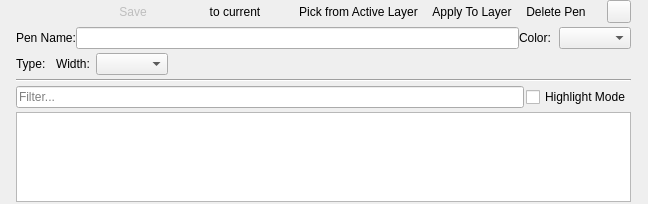
<?xml version="1.0" encoding="UTF-8"?>
<ui version="4.0">
 <class>LC_PenPaletteWidget</class>
 <widget class="QWidget" name="LC_PenPaletteWidget">
  <property name="geometry">
   <rect>
    <x>0</x>
    <y>0</y>
    <width>648</width>
    <height>204</height>
   </rect>
  </property>
  <property name="sizePolicy">
   <sizepolicy hsizetype="Preferred" vsizetype="Preferred">
    <horstretch>0</horstretch>
    <verstretch>0</verstretch>
   </sizepolicy>
  </property>
  <property name="windowTitle">
   <string>Pen Palette</string>
  </property>
  <layout class="QGridLayout" name="gridLayout">
   <property name="sizeConstraint">
    <enum>QLayout::SizeConstraint::SetDefaultConstraint</enum>
   </property>
   <property name="leftMargin">
    <number>2</number>
   </property>
   <property name="topMargin">
    <number>0</number>
   </property>
   <property name="rightMargin">
    <number>2</number>
   </property>
   <property name="bottomMargin">
    <number>2</number>
   </property>
   <property name="horizontalSpacing">
    <number>0</number>
   </property>
   <property name="verticalSpacing">
    <number>4</number>
   </property>
   <item row="1" column="0">
    <layout class="QHBoxLayout" name="layButtons">
     <item>
      <widget class="QToolButton" name="tbEditSelectResolvedFromEntity">
       <property name="toolTip">
        <string>Fill Pen Editor by Entity Drawing Pen</string>
       </property>
       <property name="text">
        <string/>
       </property>
       <property name="icon">
        <iconset resource="../../../../res/icons/icons.qrc">
         <normaloff>:/icons/pen_pick_resolved.lci</normaloff>:/icons/pen_pick_resolved.lci</iconset>
       </property>
       <property name="autoRaise">
        <bool>true</bool>
       </property>
      </widget>
     </item>
     <item>
      <widget class="QToolButton" name="tbEditSelectFromEntity">
       <property name="toolTip">
        <string>Fill Pen Editor by Entity Attributes</string>
       </property>
       <property name="text">
        <string/>
       </property>
       <property name="icon">
        <iconset resource="../../../../res/icons/icons.qrc">
         <normaloff>:/icons/pen_pick_entity.lci</normaloff>:/icons/pen_pick_entity.lci</iconset>
       </property>
       <property name="autoRaise">
        <bool>true</bool>
       </property>
      </widget>
     </item>
     <item>
      <widget class="QToolButton" name="tbEditSelectEntitiesByResolvedPen">
       <property name="toolTip">
        <string>Select Entities By Drawing Pen</string>
       </property>
       <property name="text">
        <string/>
       </property>
       <property name="icon">
        <iconset resource="../../../../res/icons/icons.qrc">
         <normaloff>:/icons/select_by_pen_drawing.lci</normaloff>:/icons/select_by_pen_drawing.lci</iconset>
       </property>
       <property name="autoRaise">
        <bool>true</bool>
       </property>
      </widget>
     </item>
     <item>
      <widget class="QToolButton" name="tbEditSelectEntities">
       <property name="toolTip">
        <string>Select Entities By Pen Attributes</string>
       </property>
       <property name="text">
        <string/>
       </property>
       <property name="icon">
        <iconset resource="../../../../res/icons/icons.qrc">
         <normaloff>:/icons/select_by_pen_resolved.lci</normaloff>:/icons/select_by_pen_resolved.lci</iconset>
       </property>
       <property name="autoRaise">
        <bool>true</bool>
       </property>
      </widget>
     </item>
     <item>
      <widget class="QToolButton" name="tbEditSave">
       <property name="enabled">
        <bool>false</bool>
       </property>
       <property name="toolTip">
        <string>Save</string>
       </property>
       <property name="text">
        <string>Save</string>
       </property>
       <property name="icon">
        <iconset resource="../../../../res/icons/icons.qrc">
         <normaloff>:/icons/save.lci</normaloff>:/icons/save.lci</iconset>
       </property>
       <property name="autoRaise">
        <bool>true</bool>
       </property>
      </widget>
     </item>
     <item>
      <widget class="QToolButton" name="tbEditApplyToSelection">
       <property name="toolTip">
        <string>Apply Pen To Selection</string>
       </property>
       <property name="text">
        <string/>
       </property>
       <property name="icon">
        <iconset resource="../../../../res/icons/icons.qrc">
         <normaloff>:/icons/pen_apply_to_selection.lci</normaloff>:/icons/pen_apply_to_selection.lci</iconset>
       </property>
       <property name="autoRaise">
        <bool>true</bool>
       </property>
      </widget>
     </item>
     <item>
      <widget class="QToolButton" name="tbEditApplyFromCurrent">
       <property name="toolTip">
        <string>Fill Editor Pen by Current Pen</string>
       </property>
       <property name="text">
        <string/>
       </property>
       <property name="icon">
        <iconset resource="../../../../res/icons/icons.qrc">
         <normaloff>:/icons/pen_fill_by_current.lci</normaloff>:/icons/pen_fill_by_current.lci</iconset>
       </property>
       <property name="autoRaise">
        <bool>true</bool>
       </property>
      </widget>
     </item>
     <item>
      <widget class="QToolButton" name="tbSetAsCurrent">
       <property name="toolTip">
        <string>Apply Editor Pen As Current Pen</string>
       </property>
       <property name="text">
        <string>to current</string>
       </property>
       <property name="icon">
        <iconset resource="../../../../res/icons/icons.qrc">
         <normaloff>:/icons/pen_2_current.lci</normaloff>:/icons/pen_2_current.lci</iconset>
       </property>
       <property name="autoRaise">
        <bool>true</bool>
       </property>
      </widget>
     </item>
     <item>
      <widget class="QToolButton" name="tbUpdateCurrentPenByActiveLayer">
       <property name="toolTip">
        <string>Update Current Pen by Active Layer' Pen</string>
       </property>
       <property name="text">
        <string/>
       </property>
       <property name="icon">
        <iconset resource="../../../../res/icons/icons.qrc">
         <normaloff>:/icons/back.lci</normaloff>:/icons/back.lci</iconset>
       </property>
       <property name="autoRaise">
        <bool>true</bool>
       </property>
      </widget>
     </item>
     <item>
      <widget class="QToolButton" name="tbPickFromActiveLayer">
       <property name="toolTip">
        <string>Fill Pen Editor from Active Layer's Pen</string>
       </property>
       <property name="text">
        <string>Pick from Active Layer</string>
       </property>
       <property name="icon">
        <iconset resource="../../../../res/icons/icons.qrc">
         <normaloff>:/icons/pen_pick_layer.lci</normaloff>:/icons/pen_pick_layer.lci</iconset>
       </property>
       <property name="autoRaise">
        <bool>true</bool>
       </property>
      </widget>
     </item>
     <item>
      <widget class="QToolButton" name="tbApplyToActiveLayer">
       <property name="toolTip">
        <string>Apply Editor Pen to Active Layer Pen</string>
       </property>
       <property name="text">
        <string>Apply To Layer</string>
       </property>
       <property name="icon">
        <iconset resource="../../../../res/icons/icons.qrc">
         <normaloff>:/icons/pen_to_layer.lci</normaloff>:/icons/pen_to_layer.lci</iconset>
       </property>
       <property name="autoRaise">
        <bool>true</bool>
       </property>
      </widget>
     </item>
     <item>
      <widget class="QToolButton" name="tbRemove">
       <property name="toolTip">
        <string>Remove Selected Pen</string>
       </property>
       <property name="text">
        <string>Delete Pen</string>
       </property>
       <property name="icon">
        <iconset resource="../../../../res/icons/icons.qrc">
         <normaloff>:/icons/remove.lci</normaloff>:/icons/remove.lci</iconset>
       </property>
       <property name="autoRaise">
        <bool>true</bool>
       </property>
      </widget>
     </item>
    </layout>
   </item>
   <item row="12" column="0" colspan="2">
    <widget class="LC_MouseTrackingTableView" name="tableView">
     <property name="sizePolicy">
      <sizepolicy hsizetype="Expanding" vsizetype="Expanding">
       <horstretch>1</horstretch>
       <verstretch>1</verstretch>
      </sizepolicy>
     </property>
     <property name="minimumSize">
      <size>
       <width>0</width>
       <height>0</height>
      </size>
     </property>
     <property name="sizeAdjustPolicy">
      <enum>QAbstractScrollArea::SizeAdjustPolicy::AdjustToContents</enum>
     </property>
     <property name="autoScrollMargin">
      <number>6</number>
     </property>
     <property name="editTriggers">
      <set>QAbstractItemView::EditTrigger::NoEditTriggers</set>
     </property>
     <property name="showDropIndicator" stdset="0">
      <bool>false</bool>
     </property>
     <property name="dragDropOverwriteMode">
      <bool>false</bool>
     </property>
     <property name="selectionMode">
      <enum>QAbstractItemView::SelectionMode::SingleSelection</enum>
     </property>
     <property name="selectionBehavior">
      <enum>QAbstractItemView::SelectionBehavior::SelectRows</enum>
     </property>
     <property name="iconSize">
      <size>
       <width>24</width>
       <height>24</height>
      </size>
     </property>
     <property name="showGrid">
      <bool>false</bool>
     </property>
     <property name="gridStyle">
      <enum>Qt::PenStyle::DashLine</enum>
     </property>
     <property name="cornerButtonEnabled">
      <bool>false</bool>
     </property>
     <attribute name="horizontalHeaderVisible">
      <bool>false</bool>
     </attribute>
     <attribute name="horizontalHeaderMinimumSectionSize">
      <number>24</number>
     </attribute>
     <attribute name="horizontalHeaderStretchLastSection">
      <bool>true</bool>
     </attribute>
     <attribute name="verticalHeaderVisible">
      <bool>false</bool>
     </attribute>
    </widget>
   </item>
   <item row="7" column="0" colspan="2">
    <layout class="QHBoxLayout" name="layTypeWidth">
     <item>
      <widget class="QLabel" name="lType">
       <property name="sizePolicy">
        <sizepolicy hsizetype="Preferred" vsizetype="Expanding">
         <horstretch>0</horstretch>
         <verstretch>0</verstretch>
        </sizepolicy>
       </property>
       <property name="minimumSize">
        <size>
         <width>40</width>
         <height>0</height>
        </size>
       </property>
       <property name="toolTip">
        <string/>
       </property>
       <property name="text">
        <string>Type:</string>
       </property>
      </widget>
     </item>
     <item>
      <widget class="QG_LineTypeBox" name="cbType" native="true">
       <property name="toolTip">
        <string>Line type</string>
       </property>
      </widget>
     </item>
     <item>
      <widget class="QLabel" name="label">
       <property name="sizePolicy">
        <sizepolicy hsizetype="Preferred" vsizetype="Expanding">
         <horstretch>0</horstretch>
         <verstretch>0</verstretch>
        </sizepolicy>
       </property>
       <property name="minimumSize">
        <size>
         <width>40</width>
         <height>0</height>
        </size>
       </property>
       <property name="text">
        <string>Width:</string>
       </property>
      </widget>
     </item>
     <item>
      <widget class="QG_WidthBox" name="cbWidth">
       <property name="toolTip">
        <string>Width of line</string>
       </property>
      </widget>
     </item>
     <item>
      <spacer name="horizontalSpacer_2">
       <property name="orientation">
        <enum>Qt::Orientation::Horizontal</enum>
       </property>
       <property name="sizeHint" stdset="0">
        <size>
         <width>0</width>
         <height>20</height>
        </size>
       </property>
      </spacer>
     </item>
    </layout>
   </item>
   <item row="6" column="0" colspan="2">
    <layout class="QHBoxLayout" name="layPenColor">
     <item>
      <widget class="QLabel" name="lblName">
       <property name="sizePolicy">
        <sizepolicy hsizetype="Preferred" vsizetype="Expanding">
         <horstretch>0</horstretch>
         <verstretch>0</verstretch>
        </sizepolicy>
       </property>
       <property name="text">
        <string>Pen Name:</string>
       </property>
      </widget>
     </item>
     <item>
      <widget class="QLineEdit" name="lePenName">
       <property name="enabled">
        <bool>true</bool>
       </property>
       <property name="sizePolicy">
        <sizepolicy hsizetype="Preferred" vsizetype="Preferred">
         <horstretch>2</horstretch>
         <verstretch>0</verstretch>
        </sizepolicy>
       </property>
       <property name="minimumSize">
        <size>
         <width>0</width>
         <height>0</height>
        </size>
       </property>
       <property name="maximumSize">
        <size>
         <width>16777215</width>
         <height>16777215</height>
        </size>
       </property>
       <property name="baseSize">
        <size>
         <width>130</width>
         <height>22</height>
        </size>
       </property>
       <property name="toolTip">
        <string>Name of pen</string>
       </property>
      </widget>
     </item>
     <item>
      <widget class="QLabel" name="lColor">
       <property name="sizePolicy">
        <sizepolicy hsizetype="Preferred" vsizetype="Expanding">
         <horstretch>0</horstretch>
         <verstretch>0</verstretch>
        </sizepolicy>
       </property>
       <property name="minimumSize">
        <size>
         <width>40</width>
         <height>0</height>
        </size>
       </property>
       <property name="text">
        <string>Color:</string>
       </property>
      </widget>
     </item>
     <item>
      <widget class="QG_ColorBox" name="cbColor"/>
     </item>
     <item>
      <spacer name="horizontalSpacer">
       <property name="orientation">
        <enum>Qt::Orientation::Horizontal</enum>
       </property>
       <property name="sizeHint" stdset="0">
        <size>
         <width>0</width>
         <height>20</height>
        </size>
       </property>
      </spacer>
     </item>
    </layout>
   </item>
   <item row="8" column="0" colspan="2">
    <widget class="Line" name="line">
     <property name="orientation">
      <enum>Qt::Orientation::Horizontal</enum>
     </property>
    </widget>
   </item>
   <item row="1" column="1">
    <widget class="QToolButton" name="tbSettings">
     <property name="toolTip">
      <string>Settings</string>
     </property>
     <property name="styleSheet">
      <string notr="true"/>
     </property>
     <property name="text">
      <string/>
     </property>
     <property name="icon">
      <iconset resource="../../../../res/icons/icons.qrc">
       <normaloff>:/icons/settings.lci</normaloff>:/icons/settings.lci</iconset>
     </property>
    </widget>
   </item>
   <item row="10" column="0" colspan="2">
    <layout class="QHBoxLayout" name="layFilter">
     <item>
      <widget class="QLineEdit" name="leFilterMask">
       <property name="sizePolicy">
        <sizepolicy hsizetype="Minimum" vsizetype="Minimum">
         <horstretch>1</horstretch>
         <verstretch>0</verstretch>
        </sizepolicy>
       </property>
       <property name="minimumSize">
        <size>
         <width>50</width>
         <height>0</height>
        </size>
       </property>
       <property name="toolTip">
        <string>Filtering pens by name</string>
       </property>
       <property name="placeholderText">
        <string>Filter...</string>
       </property>
       <property name="clearButtonEnabled">
        <bool>true</bool>
       </property>
      </widget>
     </item>
     <item>
      <spacer name="horizontalSpacer_3">
       <property name="orientation">
        <enum>Qt::Orientation::Horizontal</enum>
       </property>
       <property name="sizeHint" stdset="0">
        <size>
         <width>2</width>
         <height>20</height>
        </size>
       </property>
      </spacer>
     </item>
     <item>
      <widget class="QCheckBox" name="cbHighlightMode">
       <property name="sizePolicy">
        <sizepolicy hsizetype="Preferred" vsizetype="Preferred">
         <horstretch>0</horstretch>
         <verstretch>0</verstretch>
        </sizepolicy>
       </property>
       <property name="toolTip">
        <string>If checked, matched pens are highlighted, otherwise non-matching pens are hidden.</string>
       </property>
       <property name="text">
        <string>Highlight Mode</string>
       </property>
      </widget>
     </item>
    </layout>
   </item>
  </layout>
 </widget>
 <customwidgets>
  <customwidget>
   <class>QG_ColorBox</class>
   <extends>QComboBox</extends>
   <header>../ui/components/comboboxes/qg_colorbox.h</header>
  </customwidget>
  <customwidget>
   <class>QG_WidthBox</class>
   <extends>QComboBox</extends>
   <header>../ui/components/comboboxes/qg_widthbox.h</header>
  </customwidget>
  <customwidget>
   <class>QG_LineTypeBox</class>
   <extends>QWidget</extends>
   <header>qg_linetypebox.h</header>
  </customwidget>
  <customwidget>
   <class>LC_MouseTrackingTableView</class>
   <extends>QTableView</extends>
   <header location="global">lc_mouse_tracking_table_view.h</header>
  </customwidget>
 </customwidgets>
 <resources>
  <include location="../../../../res/icons/icons.qrc"/>
 </resources>
 <connections/>
</ui>
